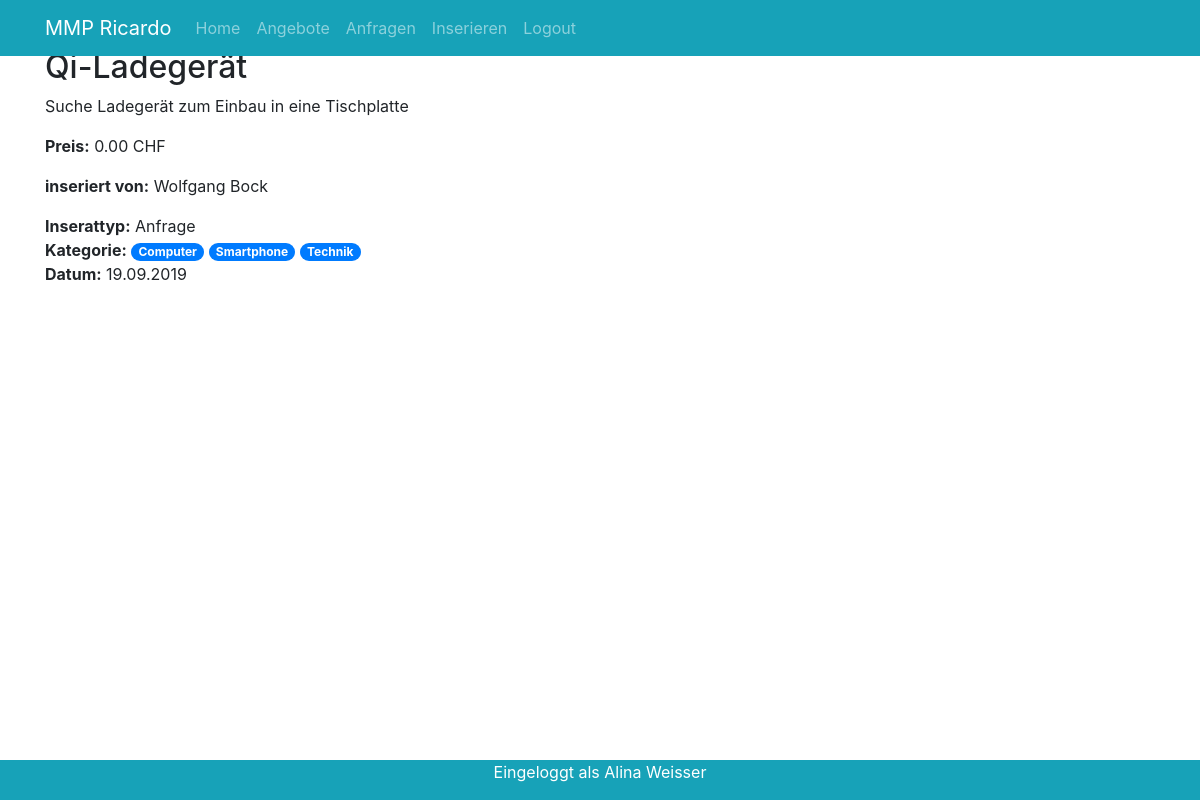
/web_final/subsite/details.php?item=2 (signed in), run on the app's committed database.
### tables this page shows
CREATE TABLE `items` (
  `id` int(11) UNSIGNED NOT NULL,
  `user_id` int(11) UNSIGNED NOT NULL,
  `title` varchar(255) NOT NULL,
  `description` text NOT NULL,
  `price` decimal(10,2) NOT NULL,
  `insert_time` timestamp NOT NULL DEFAULT CURRENT_TIMESTAMP ON UPDATE CURRENT_TIMESTAMP,
  `type` int(1) NOT NULL COMMENT '1 für Angebot; 2 für Anfrage',
  `img` varchar(255) DEFAULT NULL
);

CREATE TABLE `users` (
  `id` int(11) UNSIGNED NOT NULL,
  `email` varchar(100) NOT NULL,
  `password` varchar(50) NOT NULL,
  `firstname` varchar(50) NOT NULL,
  `lastname` varchar(50) NOT NULL,
  `regtime` timestamp NOT NULL DEFAULT CURRENT_TIMESTAMP ON UPDATE CURRENT_TIMESTAMP,
  `role` varchar(25) NOT NULL,
  `img` varchar(255) DEFAULT NULL
);

### web_final/system/data.php (called while the page is built, shortened)
<?php
function get_db_connection(){
  global $db_host, $db_name, $db_user, $db_pass, $db_charset;
  $dsn = "mysql:host=$db_host;dbname=$db_name;charset=$db_charset";
  $options = [
      PDO::ATTR_ERRMODE            => PDO::ERRMODE_EXCEPTION,
      PDO::ATTR_DEFAULT_FETCH_MODE => PDO::FETCH_ASSOC,
      PDO::ATTR_EMULATE_PREPARES   => false
  ];
  try {
       $db = new PDO($dsn, $db_user, $db_pass, $options);
  } catch (\PDOException $e) {
       throw new \PDOException($e->getMessage(), (int)$e->getCode());
  }
  return $db;
}
function get_user_by_id($id){
  $db = get_db_connection();
  $sql = "SELECT * FROM users WHERE id = $id;";
  $result = $db->query($sql);
  return $result->fetch();
}
function get_categories_by_id($id){
  $db = get_db_connection();
  $sql = "SELECT category_id FROM item_has_category WHERE item_id = $id;";
  $result = $db->query($sql);
  return $result->fetchAll(PDO::FETCH_COLUMN);
}
function get_item_by_id($id){
  $db = get_db_connection();
  $sql = "SELECT * FROM items WHERE id = $id;";
  $result = $db->query($sql);
  return $result->fetch();
}

### web_final/templates/session_handler.php (called while the page is built, shortened)
<?php
if(isset($_SESSION['userid'])){
  $user = get_user_by_id($_SESSION['userid']);
}else{
  $logged_in = false;
  $log_in_out_text = "Anmelden";
}
?>

### web_final/subsite/details.php (the view, shortened to what this page needs)
<?php
require_once('../system/config.php');
require_once('../system/data.php');
require_once('../templates/session_handler.php');
if(isset($_GET['item'])){
  $item = get_item_by_id($_GET['item']);
  $item_user = get_user_by_id($item['user_id']);
  if($item['type'] == 1){
    $type = "Angebot";
  }else{
    $type = "Anfrage";
  }
  $categories = get_categories_by_id($item['id']);
  $categoy_text = '';
  foreach ($categories as $category) {
    $categoy_text .= ' <span class="badge badge-pill badge-primary"> '.$category .'</span> ';
  }
  $date = new DateTime($item['insert_time']);
}
?>
<!DOCTYPE html>
<html>
<head>
<?php
include_once('../templates/page_head.php');
?>
</head>
<body class="py-5">
  <div class="container">
<?php include_once('../templates/menu.php') ?>
    <section class="content">
        <h2><?php echo $item['title'];  ?></h2>
        <p><?php echo nl2br($item['description']); ?>
        </p>
<?php if(!empty($item['price'])) {  ?>
	      <p class="preis"><strong>Preis:</strong> <?php echo $item['price']; ?> CHF</p>
<?php } else { ?>
	      <p class="preis"><strong>Preis:</strong> auf Anfrage</p>
<?php }?>
        <p><strong>inseriert von:</strong> <?php echo $item_user['firstname']." ".$item_user['lastname']; ?></p>
        <p class="tag">
            <span><strong>Inserattyp:</strong> <?php echo $type; ?></span> <br>
            <span><strong>Kategorie:</strong> <?php echo $categoy_text; ?> </span> <br>
            <span><strong>Datum:</strong> <?php echo $date->format('d.m.Y');  ?></span>
        </p>
    </section>
  </div>
<?php include_once('../templates/footer.php') ?>
</body>
</html>

### web_final/templates/footer.php
<?php if(isset($user_id)){  ?>
  <footer class="fixed-bottom bg-info text-white text-center">
      <p>Eingeloggt als <?php echo  $user['firstname'] . " " . $user['lastname']; ?></p>
  </footer>
<?php } ?>

### data on the page
items: title "Qi-Ladegerät", description "Suche Ladegerät zum Einbau in eine Tischplatte", price "0.00", type "Anfrage", insert_time "19.09.2019"
users: firstname "Wolfgang", lastname "Bock"
users: firstname "Alina", lastname "Weisser"

### other printed values
$log_in_out_text "Logout"
$category "Computer"
$category "Smartphone"
$category "Technik"
